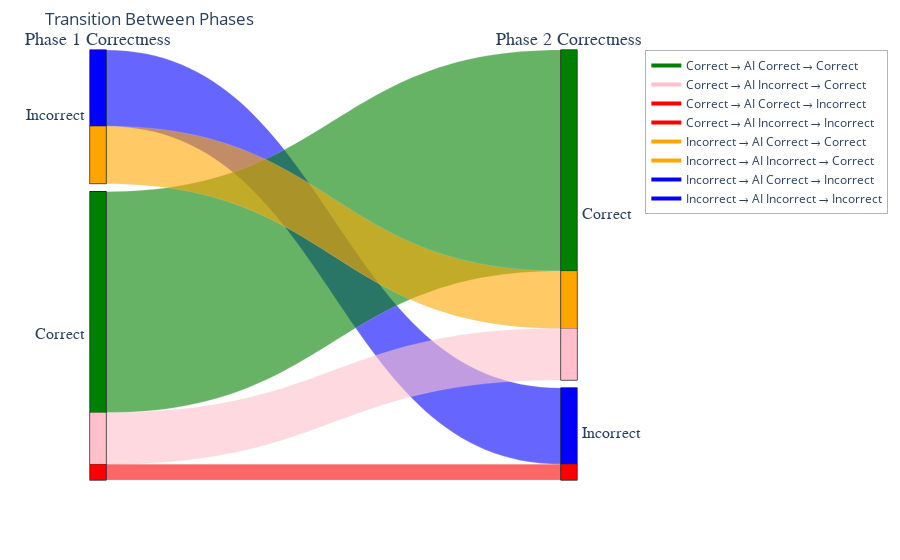

Notebook code for this chart:
### Code cell
# FLOW CHART NEW

# user acc across steps
df = load_data()
df_low = df[df['familiar_with_diabetes'] <= 4]
df_high = df[df['familiar_with_diabetes'] > 4]
data = {
    'ai_correct': [],
    's1_correct': [],
    's2_correct': [],
    's3_correct': []
}

for index, row in df.iterrows():
    ai,s1,s2,s3 = 0,0,0,0
    for i in range(1, 21):
        if row[f"{i}_ai"] == row[f"{i}_gt"]: 
            data['ai_correct'].append(True)
        else:
            data['ai_correct'].append(False)
        if row[f"{i}_1"] == row[f"{i}_ai"]: 
            data['s1_correct'].append("Correct")
        else:
            data['s1_correct'].append("Incorrect")
        if row[f"{i}_2"] == row[f"{i}_ai"]: 
            data['s2_correct'].append("Correct")
        else:
            data['s2_correct'].append("Incorrect")
        if row[f"{i}_3"] == row[f"{i}_ai"]: 
            data['s3_correct'].append("Correct")
        else:
            data['s3_correct'].append("Incorrect")
data = pd.DataFrame(data)

# plot_parallel(data, True)
# plot_parallel(data, False)
print(data.shape)
plot_parallel_new(data)

### Figure 1 — Plotly figure (JSON) as saved in the notebook; plotly's stock layout.template omitted (floating-point values rounded to 4 significant figures; data arrays with more than 128 entries replaced by an {"elided": "..."} marker saying what was removed)
{"data": [{"arrangement": "freeform", "dimensions": [{"categoryarray": [], "label": "Phase 1 Correctness", "values": {"elided": "2160 str values"}}, {"categoryarray": [], "label": "Phase 2 Correctness", "values": {"elided": "2160 str values"}}], "hoverinfo": "count+probability", "hoveron": "color", "labelfont": {"family": "Times", "size": 18}, "line": {"color": {"elided": "2160 str values"}, "shape": "hspline"}, "tickfont": {"family": "Times", "size": 16}, "type": "parcats"}, {"line": {"color": "green", "width": 4}, "mode": "lines", "name": "Correct → AI Correct → Correct", "showlegend": true, "type": "scatter", "x": [null], "y": [null]}, {"line": {"color": "pink", "width": 4}, "mode": "lines", "name": "Correct → AI Incorrect → Correct", "showlegend": true, "type": "scatter", "x": [null], "y": [null]}, {"line": {"color": "red", "width": 4}, "mode": "lines", "name": "Correct → AI Correct → Incorrect", "showlegend": true, "type": "scatter", "x": [null], "y": [null]}, {"line": {"color": "red", "width": 4}, "mode": "lines", "name": "Correct → AI Incorrect → Incorrect", "showlegend": true, "type": "scatter", "x": [null], "y": [null]}, {"line": {"color": "orange", "width": 4}, "mode": "lines", "name": "Incorrect → AI Correct → Correct", "showlegend": true, "type": "scatter", "x": [null], "y": [null]}, {"line": {"color": "orange", "width": 4}, "mode": "lines", "name": "Incorrect → AI Incorrect → Correct", "showlegend": true, "type": "scatter", "x": [null], "y": [null]}, {"line": {"color": "blue", "width": 4}, "mode": "lines", "name": "Incorrect → AI Correct → Incorrect", "showlegend": true, "type": "scatter", "x": [null], "y": [null]}, {"line": {"color": "blue", "width": 4}, "mode": "lines", "name": "Incorrect → AI Incorrect → Incorrect", "showlegend": true, "type": "scatter", "x": [null], "y": [null]}], "layout": {"legend": {"bgcolor": "rgba(255, 255, 255, 0.8)", "bordercolor": "rgba(0, 0, 0, 0.3)", "borderwidth": 1, "x": 1.05, "xanchor": "left", "y": 1, "yanchor": "top"}, "margin": {"l": 50, "r": 200, "t": 50}, "paper_bgcolor": "rgba(0,0,0,0)", "plot_bgcolor": "rgba(0,0,0,0)", "showlegend": true, "title": {"text": "Transition Between Phases"}, "xaxis": {"visible": false}, "yaxis": {"visible": false}}}
